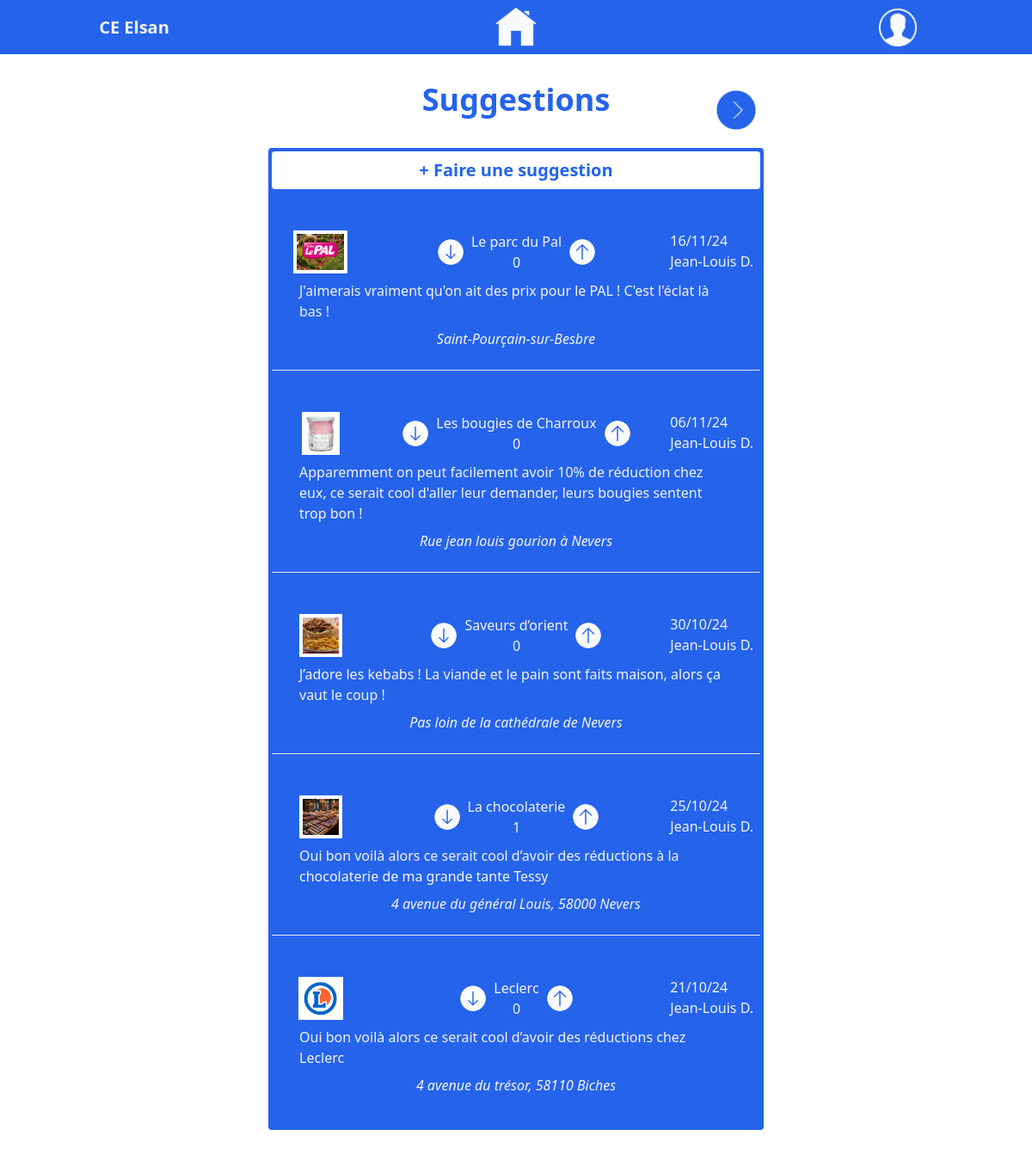
Before: /pages/suggestions.php (signed in) with the older database file.
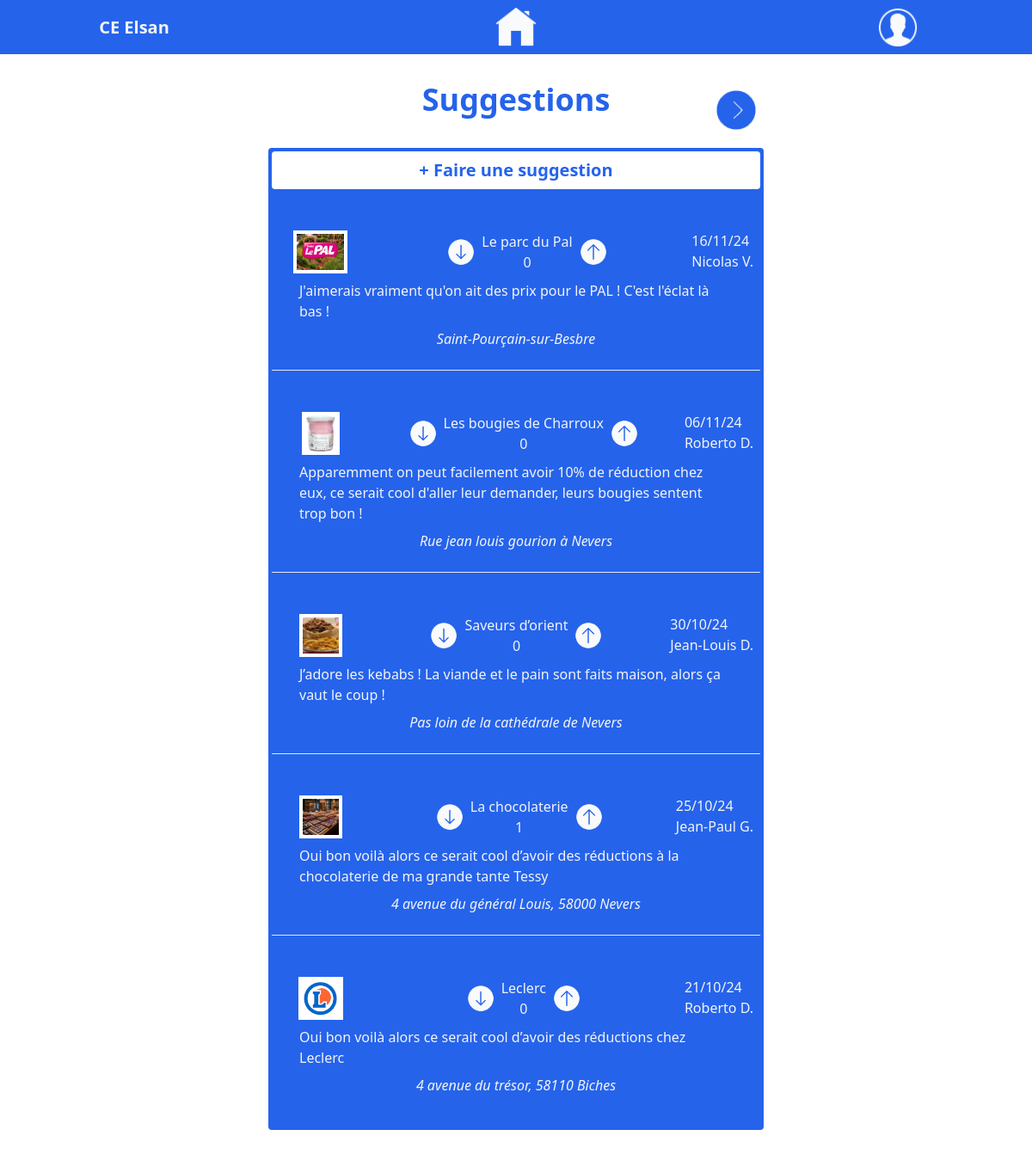
After: the same page with the newer database file.
### tables this page shows
CREATE TABLE `suggestions` (
  `suggestion_id` int NOT NULL,
  `company_name` varchar(255) NOT NULL,
  `description` text NOT NULL,
  `image_url` varchar(255) NOT NULL,
  `date` datetime NOT NULL DEFAULT CURRENT_TIMESTAMP,
  `address` varchar(255) NOT NULL,
  `user_id` int NOT NULL,
  `is_visible` tinyint(1) NOT NULL DEFAULT '0',
  `category` varchar(255) NOT NULL
);

CREATE TABLE `users` (
  `user_id` int NOT NULL,
  `first_name` varchar(255) NOT NULL,
  `last_name` varchar(255) NOT NULL,
  `email` varchar(255) NOT NULL,
  `password` varchar(255) NOT NULL,
  `role` varchar(255) NOT NULL DEFAULT 'user'
);

### src/pages/suggestions.php (the view, shortened to what this page needs)
<?php
require_once('../php_sql/db_connect.php');
$limit = 5;
$page = isset($_GET['page']) ? (int)$_GET['page'] : 1;
$offset = ($page - 1) * $limit;
$totalSql = "SELECT COUNT(*) FROM suggestions";
$totalQuery = $db->query($totalSql);
$totalSuggestions = $totalQuery->fetchColumn();
$totalPages = ceil($totalSuggestions / $limit);
$sql = "
SELECT
    s.suggestion_id, s.company_name, s.description, s.image_url, s.date, s.address, s.user_id,
    COALESCE(SUM(v.vote_value), 0) AS total_score,
    u.first_name, SUBSTRING(u.last_name, 1, 1) AS last_name_initial
FROM suggestions s
LEFT JOIN votes v ON s.suggestion_id = v.suggestion_id
LEFT JOIN users u ON s.user_id = u.user_id
WHERE s.is_visible = 1
GROUP BY s.suggestion_id, u.first_name, last_name_initial
ORDER BY s.date DESC
LIMIT :limit OFFSET :offset";
$query = $db->prepare($sql);
$query->bindParam(':limit', $limit, PDO::PARAM_INT);
$query->bindParam(':offset', $offset, PDO::PARAM_INT);
$query->execute();
$suggestions = $query->fetchAll(PDO::FETCH_ASSOC);
?>
<!doctype html>
<html>
<head>
  <link href="../output.css" rel="stylesheet">
</head>
<body class="pb-8">
<?php include '../includes/nav.php';?>
<div class="title_pagniation relative max-w-xl mx-auto">
    <h1 class="text-blue-600 font-bold text-4xl text-center m-8">Suggestions</h1>
    <?php if ($page < $totalPages): ?>
        <a href="?page=<?= $page + 1 ?>" class="absolute right-0 top-0 mx-2 text-blue-600 py-2"><img class="h-12" src="../images/icons/next.png" alt="page suivante"></a>
    <?php endif; ?>
</div>
<main class="p-1 flex flex-col gap-4 flex-wrap max-w-screen-2xl mx-auto">
<section class="w-[96%] bg-blue-600 mx-auto p-1 max-w-xl text-gray-100 pb-4 rounded">
        <h3 class="font-bold text-xl text-center bg-white text-blue-600 rounded p-2"><a href="add_suggestion.php">+ Faire une suggestion</a></h3>
    <div class="container">
    <?php
$lastSuggestion = end($suggestions);
foreach ($suggestions as $suggestion) {
    $date = new DateTime($suggestion['date']);
    $formattedDate = $date->format('d/m/y');
    echo
    '<article class="mt-12 w-full mx-auto">
    <div class="suggestion_row_prez flex justify-between gap-1">
        <div class="w-1/5 flex items-center justify-center">
            <img src="' . $suggestion['image_url'] . '" alt="logo de l\'entreprise" class="bg-white p-1 h-[50px]">
        </div>
        <div class="company_name_and_votes flex gap-2 justify-between">
            <div class="left font-bold text-4xl flex items-center">
                <a href="../php_sql/vote.php?vote=-1&suggestion_id=' . $suggestion['suggestion_id'] . '&page=' . $page . '">
                    <img src="../images/icons/down.png" alt="vote négatif" class="h-8 w-8">
                </a>
            </div>
            <div class="flex flex-col text-center justify-center">
                <p class="">' . $suggestion['company_name'] . '</p>
                <p class="">' . $suggestion['total_score'] . '</p>
            </div>
            <div class="right font-bold text-4xl flex items-center">
                <a href="../php_sql/vote.php?vote=1&suggestion_id=' . $suggestion['suggestion_id'] . '&page=' . $page . '">
                    <img src="../images/icons/up.png" alt="vote positif" class="h-8 w-8">
                </a>
            </div>
        </div>
        <div class="date_and_name px-2">
            <p class="">' . $formattedDate . '</p>
            <p class="">' . $suggestion['first_name'] . ' ' . $suggestion['last_name_initial'] . '.</p>
        </div>
    </div>
    <p class="mt-2 px-8">' . $suggestion['description'] . '</p>
    <p class="text-center mt-2 italic">' . $suggestion['address'] . '</p>
    </article><br>';
    if ($suggestion !== $lastSuggestion) {
        echo '<hr>';
    }
}
?>
        </div>
</section>
</main>
</body>
</html>

Changed rows visible on the page:
changed suggestions "Le parc du Pal": user.first_name "Jean-Louis" → "Nicolas"; last_name_initial "D" → "V"
changed suggestions "Les bougies de Charroux": user.first_name "Jean-Louis" → "Roberto"
changed suggestions "La chocolaterie": user.first_name "Jean-Louis" → "Jean-Paul"; last_name_initial "D" → "G"
changed suggestions "Leclerc": user.first_name "Jean-Louis" → "Roberto"
